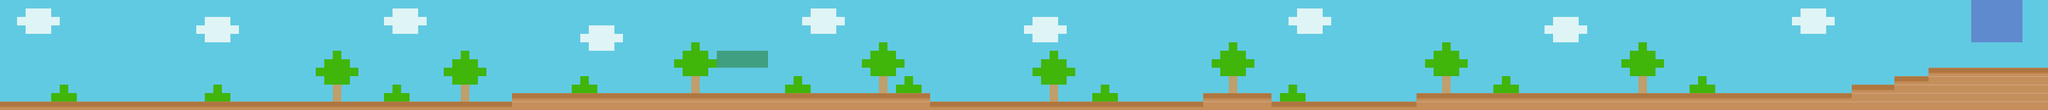

Tiled map render using the project's own tile images. Description and the map definition, with tile-layer contents summarised, below:
An orthogonal 240x13 tile map with 16x16 px tiles, 2 tile layers (background, graphics) and 10 objects.

<map version="1.5" tiledversion="1.5.0" orientation="orthogonal" renderorder="right-down" width="240" height="13" tilewidth="16" tileheight="16" infinite="0" nextlayerid="7" nextobjectid="25">
 <tileset firstgid="1" source="tilemap_mapping.tsx" />
 <layer id="1" name="background" width="240" height="13">
  <data>[3120 cells, 3120 non-empty, 11 distinct tile ids]</data>
 </layer>
 <layer id="2" name="graphics" width="240" height="13">
  <data>[3120 cells, 42 non-empty, 2 distinct tile ids]</data>
 </layer>
 <objectgroup id="4" name="ground">
  <object id="1" x="0" y="192" width="3840" height="16" />
  <object id="2" x="960" y="176" width="784" height="16" />
  <object id="3" x="2256" y="176" width="128" height="16" />
  <object id="5" x="2656" y="176" width="1184" height="16" />
  <object id="8" x="3472" y="160" width="368" height="16" />
  <object id="10" x="3552" y="144" width="288" height="16" />
  <object id="11" x="3616" y="128" width="224" height="16" />
 </objectgroup>
 <objectgroup id="5" name="brick">
  <object id="20" x="1344" y="96" width="96" height="32" />
 </objectgroup>
 <objectgroup id="6" name="coin">
  <object id="17" x="3696" y="0" width="96" height="80" />
  <object id="23" x="3696" y="0" width="96" height="80" />
 </objectgroup>
</map>